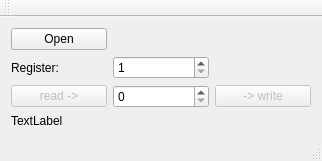
<?xml version="1.0" encoding="UTF-8"?>
<ui version="4.0">
 <class>MainWindow</class>
 <widget class="QMainWindow" name="MainWindow">
  <property name="geometry">
   <rect>
    <x>0</x>
    <y>0</y>
    <width>322</width>
    <height>146</height>
   </rect>
  </property>
  <property name="windowTitle">
   <string>MainWindow</string>
  </property>
  <widget class="QWidget" name="centralWidget">
   <layout class="QGridLayout" name="gridLayout">
    <item row="0" column="0">
     <widget class="QPushButton" name="openPushButton">
      <property name="text">
       <string>Open</string>
      </property>
     </widget>
    </item>
    <item row="1" column="0">
     <widget class="QLabel" name="label">
      <property name="text">
       <string>Register:</string>
      </property>
     </widget>
    </item>
    <item row="2" column="0">
     <widget class="QPushButton" name="readPushButton">
      <property name="enabled">
       <bool>false</bool>
      </property>
      <property name="text">
       <string>read -&gt;</string>
      </property>
     </widget>
    </item>
    <item row="2" column="2">
     <widget class="QPushButton" name="writePushButton">
      <property name="enabled">
       <bool>false</bool>
      </property>
      <property name="text">
       <string>-&gt; write</string>
      </property>
     </widget>
    </item>
    <item row="1" column="1">
     <widget class="QSpinBox" name="registerSpinBox">
      <property name="minimum">
       <number>1</number>
      </property>
      <property name="maximum">
       <number>65535</number>
      </property>
     </widget>
    </item>
    <item row="2" column="1">
     <widget class="QSpinBox" name="valueSpinBox">
      <property name="maximum">
       <number>65535</number>
      </property>
     </widget>
    </item>
    <item row="3" column="0" colspan="3">
     <widget class="QLabel" name="errorLabel">
      <property name="text">
       <string>TextLabel</string>
      </property>
     </widget>
    </item>
   </layout>
  </widget>
  <widget class="QMenuBar" name="menuBar">
   <property name="geometry">
    <rect>
     <x>0</x>
     <y>0</y>
     <width>322</width>
     <height>18</height>
    </rect>
   </property>
  </widget>
  <widget class="QToolBar" name="mainToolBar">
   <attribute name="toolBarArea">
    <enum>TopToolBarArea</enum>
   </attribute>
   <attribute name="toolBarBreak">
    <bool>false</bool>
   </attribute>
  </widget>
  <widget class="QStatusBar" name="statusBar"/>
 </widget>
 <layoutdefault spacing="6" margin="11"/>
 <resources/>
 <connections/>
</ui>
